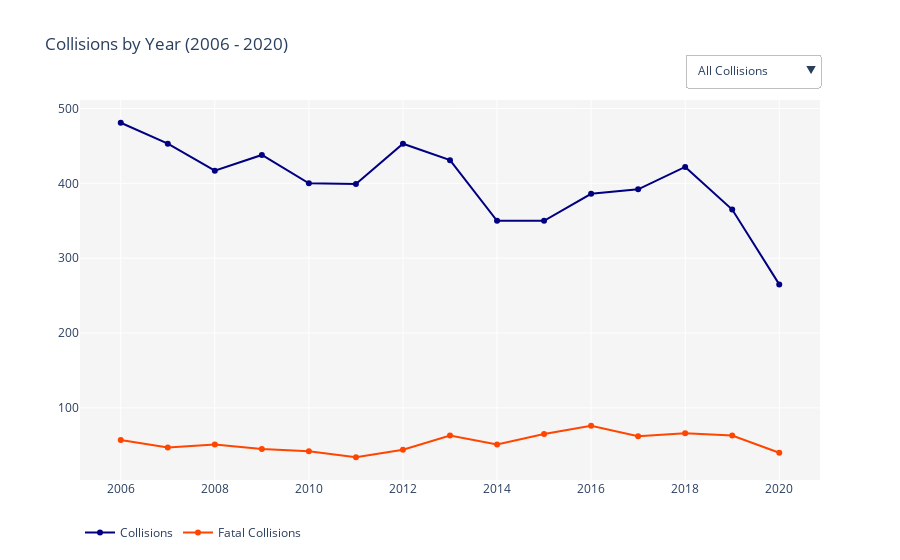

Here is the notebook cell this chart was saved with:
### Code cell
data = [fatal_year[i] for i in ['All Collisions', 'Fatal Collisions']]
names = ["Collisions", "Fatal Collisions"]
colors = ["rgb(0,0,128)", "rgb(255, 69, 0)"]
plot_data = zip(data, names, colors)

# Create figures and annotations
fig = go.Figure()
annotation_list = []

for item in plot_data:
    fig.add_trace(
    go.Scatter(
        x=fatal_year.index,
        y=item[0],
        name=item[1],
        marker_color=item[2]),
)
    
    annotation_text = "{:,.0f} {} <br> happend in {}".format(
        item[0].max(),
        item[1],
        item[0].idxmax())

    annotation = [
        dict(
            x=item[0].idxmax(),
            y=item[0].max(),
            xref="x", yref="y",
            text=annotation_text,
            ax=0, 
            ay=-40)]

    annotation_list.append(annotation)

# Create drop-downs and plot
fig.update_layout(
    updatemenus=[
        go.layout.Updatemenu(
            active=0,
            buttons=list([
                dict(label="All Collisions",
                     method="update",
                     args=[{"visible": [True, False]},
                           {"title": "All Collisions from 2006 to 2020",
                            "annotations": annotation_list[0]}]),
                dict(label="Severe Collisions",
                     method="update",
                     args=[{"visible": [False, True]},
                           {"title": "Severe Collisions from 2006 to 2020",
                            "annotations": annotation_list[1]}])]),
            bordercolor="rgb(192,192,192)",
            x=1,
            xanchor="right",
            y=1.12,
            yanchor="top"
        )],
    plot_bgcolor="#F5F5F5",
    legend_orientation="h",
    title_text="Collisions by Year (2006 - 2020)")

### Figure 1 — Plotly figure (JSON) as saved in the notebook; plotly's stock layout.template omitted (floating-point values rounded to 4 significant figures)
{"data": [{"marker": {"color": "rgb(0,0,128)"}, "name": "Collisions", "type": "scatter", "x": [2006, 2007, 2008, 2009, 2010, 2011, 2012, 2013, 2014, 2015, 2016, 2017, 2018, 2019, 2020], "y": [481, 453, 417, 438, 400, 399, 453, 431, 350, 350, 386, 392, 422, 365, 265]}, {"marker": {"color": "rgb(255, 69, 0)"}, "name": "Fatal Collisions", "type": "scatter", "x": [2006, 2007, 2008, 2009, 2010, 2011, 2012, 2013, 2014, 2015, 2016, 2017, 2018, 2019, 2020], "y": [57, 47, 51, 45, 42, 34, 44, 63, 51, 65, 76, 62, 66, 63, 40]}], "layout": {"legend": {"orientation": "h"}, "plot_bgcolor": "#F5F5F5", "title": {"text": "Collisions by Year (2006 - 2020)"}, "updatemenus": [{"active": 0, "bordercolor": "rgb(192,192,192)", "buttons": [{"args": [{"visible": [true, false]}, {"annotations": [{"ax": 0, "ay": -40, "text": "481 Collisions <br> happend in 2006", "x": 2006, "xref": "x", "y": 481, "yref": "y"}], "title": "All Collisions from 2006 to 2020"}], "label": "All Collisions", "method": "update"}, {"args": [{"visible": [false, true]}, {"annotations": [{"ax": 0, "ay": -40, "text": "76 Fatal Collisions <br> happend in 2016", "x": 2016, "xref": "x", "y": 76, "yref": "y"}], "title": "Severe Collisions from 2006 to 2020"}], "label": "Severe Collisions", "method": "update"}], "x": 1, "xanchor": "right", "y": 1.12, "yanchor": "top"}]}}
